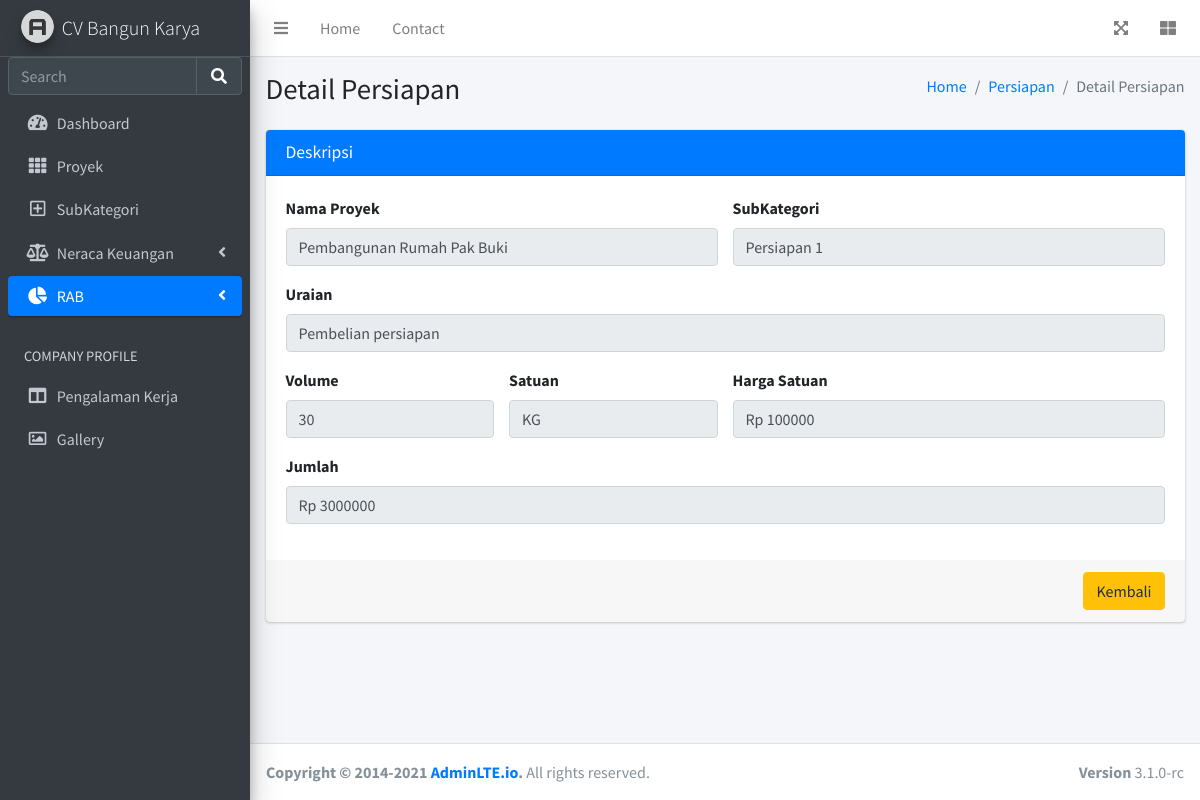
/persiapan/1, run on the app's committed database.
### app.py (models this page shows)
class Persiapan(db.Model):
    id = db.Column(db.Integer, primary_key=True)
    nama_proyek = db.Column(db.String(100), nullable=False)
    uraian = db.Column(db.String(200), nullable=False)
    subkategori = db.Column(db.String(50), nullable=False)
    volume = db.Column(db.Integer, nullable=False)
    satuan = db.Column(db.String(20), nullable=False)
    harga_satuan = db.Column(db.Integer, nullable=False)
    jumlah = db.Column(db.Integer, nullable=False)
    date_created = db.Column(db.DateTime, default=datetime.utcnow)

### app.py (the view)
@app.route('/persiapan/<int:id>')
def persiapan_detail(id):
    persiapan = Persiapan.query.get_or_404(id)
    return render_template('/rab/persiapan/persiapan_detail.html', persiapan = persiapan)

### templates/rab/persiapan/persiapan_detail.html (shortened to what this page needs)
{% extends 'base.html' %}
{% block status_rab %} active {% endblock %}
{% block body %}
<div class="content-wrapper">
    <section class="content-header">
      <div class="container-fluid">
        <div class="row mb-2">
          <div class="col-sm-6">
            <h1>Detail Persiapan</h1>
          </div>
          <div class="col-sm-6">
            <ol class="breadcrumb float-sm-right">
              <li class="breadcrumb-item"><a href="/">Home</a></li>
              <li class="breadcrumb-item"><a href="/persiapan">Persiapan</a></li>
              <li class="breadcrumb-item active">Detail Persiapan</li>
            </ol>
          </div>
        </div>
      </div>
    </section>
    <section class="content">
      <div class="container-fluid">
            <div class="card card-primary">
              <div class="card-header">
                <h3 class="card-title">Deskripsi</h3>
              </div>
                <div class="card-body">
                    <div class="row">
                        <div class="col-md-6 form-group">
                            <label for="exampleInputEmail1">Nama Proyek</label>
                            <input type="text" class="form-control" value="{{ persiapan.nama_proyek }}" disabled>
                          </div>
                          <div class="col-md-6 form-group">
                            <label for="exampleInputEmail1">SubKategori</label>
                            <input type="text" class="form-control" value="{{ persiapan.subkategori }}" disabled>
                          </div>
                    </div>
                    <div class="form-group">
                    <label for="exampleInputEmail1">Uraian</label>
                    <input type="text" class="form-control" value="{{ persiapan.uraian }}" disabled>
                    </div>
                    <div class="row">
                    <div class="col-sm-3 form-group">
                        <label for="exampleInputEmail1">Volume</label>
                        <input type="text" class="form-control" value="{{ persiapan.volume }}" disabled>
                    </div>
                    <div class="col-sm-3 form-group">
                        <label for="exampleInputEmail1">Satuan</label>
                        <input type="text" class="form-control" value="{{ persiapan.satuan }}" disabled>
                    </div>
                    <div class="col-sm-6 form-group">
                        <label for="exampleInputEmail1">Harga Satuan</label>
                        <input type="text" class="form-control" value="Rp {{ persiapan.harga_satuan }}" disabled>
                    </div>
                    </div>
                    <div class="form-group">
                        <label for="exampleInputEmail1">Jumlah</label>
                        <input type="text" class="form-control" value="Rp {{ persiapan.jumlah }}" disabled>
                    </div>
                </div>
                <div class="card-footer">
                  <a href="/persiapan" class="btn btn-warning float-right">Kembali</a>
                </div>
            </div>
      </div>
    </section>
  </div>
{% endblock %}

### data on the page
Persiapan: nama_proyek "Pembangunan Rumah Pak Buki", subkategori "Persiapan 1", uraian "Pembelian persiapan", volume "30", satuan "KG", harga_satuan "Rp 100000", jumlah "Rp 3000000"
